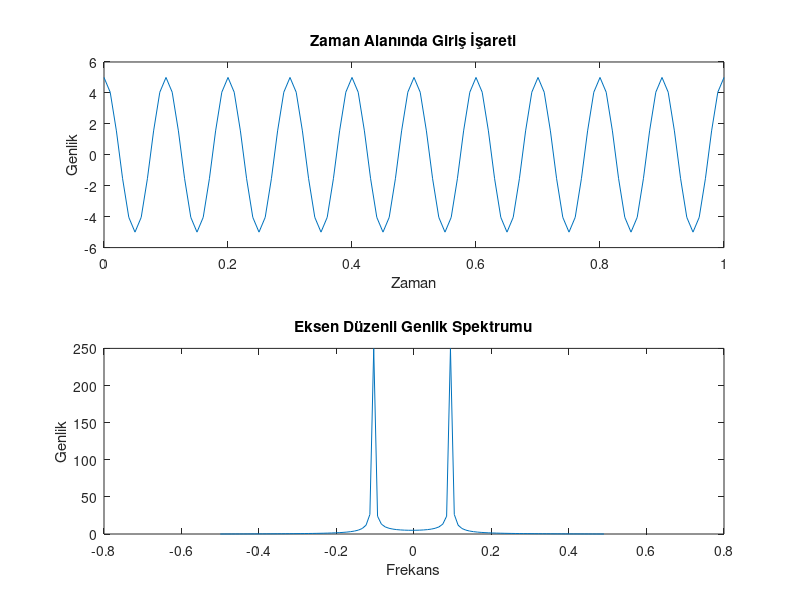
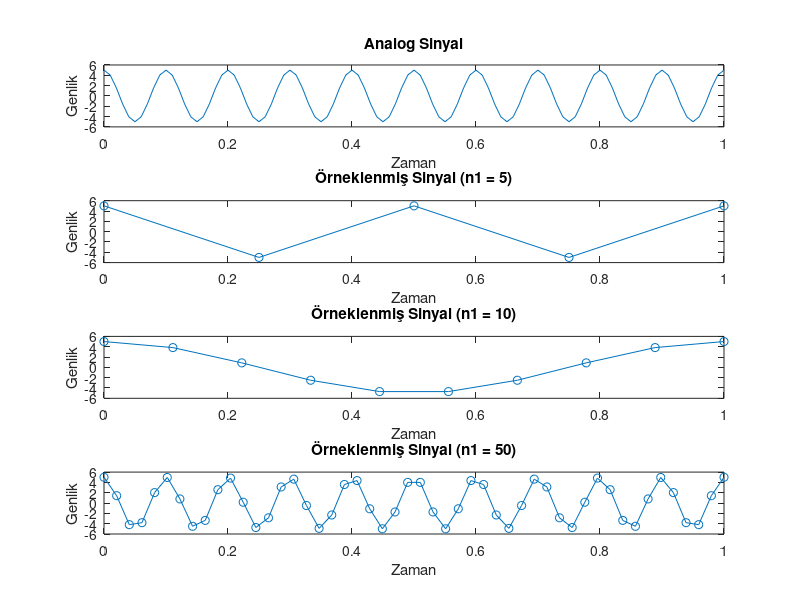
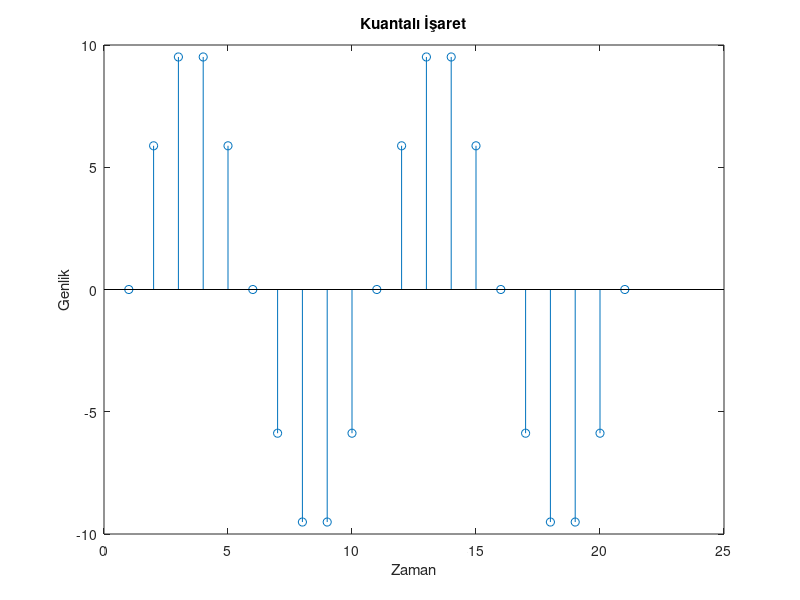
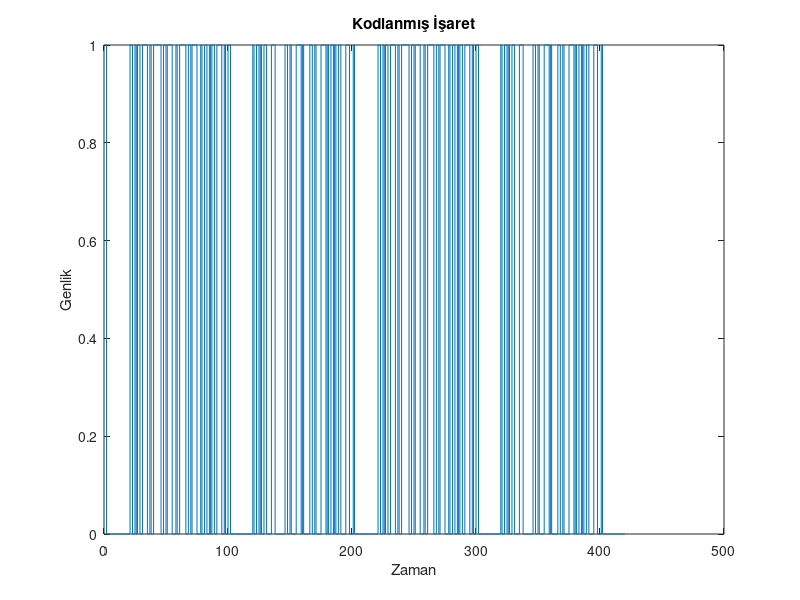

These charts were generated, in order, by the following MATLAB code: (Note: this script raises an error after producing the figures.)
%%S_1a
clc; 
close all; 
clear all;

% Genliği 5 ve frekansı 10 olan cosinus giriş işaretini oluşturma
t = 0:0.01:1; % 0 ile 1 arasında 0.01 adım aralığında
A = 5; % Genlik
f = 10; % Frekans
cos_input = A * cos(2*pi*f*t);

% Giriş işaretinin zaman alanındaki grafiği
subplot(2,1,1);
plot(t, cos_input);
title('Zaman Alanında Giriş İşareti');
xlabel('Zaman');
ylabel('Genlik');

% Giriş işaretinin eksen düzenli genlik spektrumunu çizme
N = length(cos_input); % İşaretin uzunluğu
f_axis = (-N/2:N/2-1)*(1/N); % Frekans eksenini oluşturma
cos_input_fft = fftshift(fft(cos_input)); % FFT'yi alıp kaydırmak
mag_spectrum = abs(cos_input_fft); % Genlik spektrumunu hesaplama

% Genlik spektrumunun grafiği
subplot(2,1,2);
plot(f_axis, mag_spectrum);
title('Eksen Düzenli Genlik Spektrumu');
xlabel('Frekans');
ylabel('Genlik');

%%S_1b
clc; 
close all; 
clear all;

% 1A'da istenilen sinyalin oluşturulması
t = 0:0.01:1;
s = 5 * cos(10 * 2 * pi * t);

% Örneklenmiş sinyallerin oluşturulması
n1_values = [5, 10, 50];
sampled_signals = cell(1, length(n1_values));

for i = 1:length(n1_values)
    n1 = n1_values(i);
    sampled_signals{i} = 5 * cos(10 * 2 * pi * (0:1/(n1-1):1)); % Örneklenmiş sinyal oluşturulurken örneklenen nokta sayısına göre adım düzeltilmiştir
end

% Grafiklerin çizdirilmesi
figure;

% Analog sinyal grafiği
subplot(length(n1_values) + 1, 1, 1);
plot(t, s);
title('Analog Sinyal');
xlabel('Zaman');
ylabel('Genlik');

% Örneklenmiş sinyal grafiği
for i = 1:length(n1_values)
    subplot(length(n1_values) + 1, 1, i + 1);
    plot(0:1/(n1_values(i)-1):1, sampled_signals{i}, '-o'); % Örneklenmiş sinyal oluşturulurken örneklenen nokta sayısına göre adım düzeltilmiştir
    title(['Örneklenmiş Sinyal (n1 = ', num2str(n1_values(i)), ')']);
    xlabel('Zaman');
    ylabel('Genlik');
end

%%2_a


% Parametrelerin tanımlanması
A = 10; % Genlik
n = 20; % Bit sayısı
n1 = 10; % Örnek sayısı
L = 2^n; % Kuantalama seviyesi

% Sinyal oluşturma ve örnekleme
x = 0:2*pi/n1:4*pi; % n1 sayıda örnek alınır
s = A * sin(x); % Sinyalin genliği A'dır

% Kuantalama işlemi
Amax = A;
Amin = -A;
del = (Amax - Amin) / L; % Adım boyu
part = Amin:del:Amax; % Seviyeler
code = Amin - (del/2):del:Amax + (del/2); % Kuantalama değerleri
[ind, q] = quantiz(s, part, code); % Kuantalama süreci

% Kuantalı sinyalin çizdirilmesi
figure;
stem(q);
title('Kuantalı İşaret');
xlabel('Zaman');
ylabel('Genlik');

%%2_b
% Kodlama işlemi
code = de2bi(ind, n, 'left-msb'); % Decimali ikili sistemde kodlama
coded_signal = reshape(code', 1, []); % Kodlanmış sinyal vektörü oluşturma

% Kodlanmış sinyalin çizdirilmesi
figure;
stairs(coded_signal);
title('Kodlanmış İşaret');
xlabel('Zaman');
ylabel('Genlik');

%%2_c
% Demodülasyon işlemi
index = bi2de(code, 'left-msb'); % İkili sistemdeki kodları ondalık değerlere dönüştürme
demodulated_signal = del * index + Amin + (del / 2); % Kuantalama değerlerine geri alma

% Orijinal işaret ve demodule edilmiş işaretin çizdirilmesi
figure;
t = 0:0.01:12; % 0 ile 1 arasında 0.01 adım aralığında
A = 10; % Genlik
f = 0.16; % Frekans
cos_input = A * sin(2*pi*f*t);
plot(t, cos_input, 'g', 'LineWidth', 1.5); % Orijinal işaret yeşil renkte çizdirilir
hold on;
plot(x, demodulated_signal, 'r', 'LineWidth', 1.5); % Demodule edilmiş işaret kırmızı renkte çizdirilir
title('Demodule Edilmiş ve Orijinal İşaretler');
xlabel('Zaman');
ylabel('Genlik');
legend('Orijinal İşaret', 'Demodule Edilmiş İşaret');
grid on;
hold off;

%%3_a_b_c
clc;
close all;
clear all;

% Parametrelerin tanımlanması
A = 10; % İşaretin genliği
f = 0.2; % İşaretin frekansı
t = 0:0.01:12; % İşaretin zaman aralığı

% PCM giriş işareti
pcm_signal = A * sin(2*pi*f*t);

% Beyaz gürültü oluşturma
noise_power = 10^(0/10); % Gürültü gücü (0 dB)
noise = sqrt(noise_power) * randn(size(t)); % Beyaz gauss gürültüsü

% Giriş işareti ile gürültüyü toplama
pcm_with_noise_0dB = pcm_signal + noise;

% 20 dB gürültü gücü
noise_power_20dB = 10^(20/10); % Gürültü gücü (20 dB)
noise_20dB = sqrt(noise_power_20dB) * randn(size(t)); % Beyaz gauss gürültüsü

% Giriş işareti ile 20 dB gürültüyü toplama
pcm_with_noise_20dB = pcm_signal + noise_20dB;

% İki işareti aynı grafikte çizdirme
figure;
subplot(2,1,1);
plot(t, pcm_with_noise_0dB, 'g', 'LineWidth', 1.5); % 0 dB gürültülü PCM işareti
title('0 dB Gürültülü PCM İşareti');
xlabel('Zaman');
ylabel('Genlik');
grid on;

subplot(2,1,2);
plot(t, pcm_with_noise_20dB, 'r', 'LineWidth', 1.5); % 20 dB gürültülü PCM işareti
title('20 dB Gürültülü PCM İşareti');
xlabel('Zaman');
ylabel('Genlik');
grid on;

%%3_a
%% PCM Giriş İşareti Oluşturma ve Gürültü Eklenmesi
clc; 
close all; 
clear all;

% Parametreler
A = 5; % Genlik
f = 1000; % Frekans (Hz)
fs = 10*f; % Örnekleme frekansı
t = 0:1/fs:0.01; % Zaman aralığı

% PCM Giriş İşareti Oluşturma
pcm_input_signal = A * sin(2*pi*f*t);

% Beyaz Gauss Gürültüsü Oluşturma
noise_power = 10^(20/10); % Gürültü gücü (20 dB)
noise = sqrt(noise_power) * randn(size(pcm_input_signal)); % Beyaz Gauss gürültüsü

% Gürültüyü PCM giriş işaretine ekleyerek Gürültülü PCM İşareti Oluşturma
pcm_noisy_signal = pcm_input_signal + noise;

% PCM Giriş İşareti ve Gürültülü PCM İşaretinin Çizdirilmesi
figure;
plot(t, pcm_input_signal, 'b', 'LineWidth', 1.5); % PCM giriş işareti (mavi renkte)
hold on;
plot(t, pcm_noisy_signal, 'r', 'LineWidth', 1.5); % Gürültülü PCM işareti (kırmızı renkte)
title('PCM Giriş İşareti ve Gürültülü PCM İşareti');
xlabel('Zaman (s)');
ylabel('Genlik');
legend('PCM Giriş İşareti', 'Gürültülü PCM İşareti');
grid on;

%%3_b
%% Gürültülü PCM İşaretinin Demodülasyonu ve Karşılaştırılması
% Demodülasyon işlemi
index_pcm_with_noise = bi2de(code, 'left-msb'); % İkili sistemdeki kodları ondalık değerlere dönüştürme
demodulated_pcm_with_noise = del * index_pcm_with_noise + Amin + (del / 2); % Kuantalama değerlerine geri alma

% Giriş işareti ve demodüle edilmiş PCM işaretinin çizdirilmesi
figure;
plot(t, pcm_input_signal, 'b', 'LineWidth', 1.5); % PCM giriş işareti (mavi renkte)
hold on;
plot(t, demodulated_pcm_with_noise, 'r', 'LineWidth', 1.5); % Demodüle edilmiş PCM işareti (kırmızı renkte)
title('PCM Giriş İşareti ve Demodüle Edilmiş PCM İşareti');
xlabel('Zaman (s)');
ylabel('Genlik');
legend('PCM Giriş İşareti', 'Demodüle Edilmiş PCM İşareti');
grid on;




